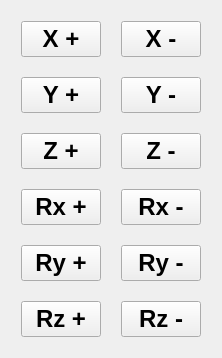
      <widget class="QWidget" name="tab_11">
       <attribute name="title">
        <string>[Base] CS Step</string>
       </attribute>
       <layout class="QGridLayout" name="gridLayout_22">
        <item row="0" column="0">
         <layout class="QGridLayout" name="gridLayout_17">
          <property name="leftMargin">
           <number>10</number>
          </property>
          <property name="topMargin">
           <number>10</number>
          </property>
          <property name="rightMargin">
           <number>10</number>
          </property>
          <property name="bottomMargin">
           <number>10</number>
          </property>
          <property name="spacing">
           <number>20</number>
          </property>
          <item row="0" column="0">
           <widget class="QPushButton" name="pushButton_jog_x1_plus_step">
            <property name="sizePolicy">
             <sizepolicy hsizetype="Preferred" vsizetype="Preferred">
              <horstretch>0</horstretch>
              <verstretch>0</verstretch>
             </sizepolicy>
            </property>
            <property name="minimumSize">
             <size>
              <width>0</width>
              <height>25</height>
             </size>
            </property>
            <property name="font">
             <font>
              <family>Ubuntu</family>
              <pointsize>18</pointsize>
              <weight>75</weight>
              <bold>true</bold>
             </font>
            </property>
            <property name="layoutDirection">
             <enum>Qt::LeftToRight</enum>
            </property>
            <property name="text">
             <string>X +</string>
            </property>
            <property name="autoDefault">
             <bool>false</bool>
            </property>
           </widget>
          </item>
          <item row="1" column="1">
           <widget class="QPushButton" name="pushButton_jog_x2_minus_step">
            <property name="enabled">
             <bool>true</bool>
            </property>
            <property name="sizePolicy">
             <sizepolicy hsizetype="Preferred" vsizetype="Preferred">
              <horstretch>0</horstretch>
              <verstretch>0</verstretch>
             </sizepolicy>
            </property>
            <property name="minimumSize">
             <size>
              <width>0</width>
              <height>25</height>
             </size>
            </property>
            <property name="font">
             <font>
              <family>Ubuntu</family>
              <pointsize>18</pointsize>
              <weight>75</weight>
              <bold>true</bold>
             </font>
            </property>
            <property name="autoFillBackground">
             <bool>false</bool>
            </property>
            <property name="text">
             <string>Y -</string>
            </property>
           </widget>
          </item>
          <item row="3" column="1">
           <widget class="QPushButton" name="pushButton_jog_x4_minus_step">
            <property name="enabled">
             <bool>true</bool>
            </property>
            <property name="sizePolicy">
             <sizepolicy hsizetype="Preferred" vsizetype="Preferred">
              <horstretch>0</horstretch>
              <verstretch>0</verstretch>
             </sizepolicy>
            </property>
            <property name="minimumSize">
             <size>
              <width>0</width>
              <height>25</height>
             </size>
            </property>
            <property name="font">
             <font>
              <family>Ubuntu</family>
              <pointsize>18</pointsize>
              <weight>75</weight>
              <bold>true</bold>
             </font>
            </property>
            <property name="text">
             <string>Rx -</string>
            </property>
           </widget>
          </item>
          <item row="0" column="1">
           <widget class="QPushButton" name="pushButton_jog_x1_minus_step">
            <property name="sizePolicy">
             <sizepolicy hsizetype="Preferred" vsizetype="Preferred">
              <horstretch>0</horstretch>
              <verstretch>0</verstretch>
             </sizepolicy>
            </property>
            <property name="minimumSize">
             <size>
              <width>0</width>
              <height>25</height>
             </size>
            </property>
            <property name="font">
             <font>
              <family>Ubuntu</family>
              <pointsize>18</pointsize>
              <weight>75</weight>
              <bold>true</bold>
             </font>
            </property>
            <property name="text">
             <string>X -</string>
            </property>
           </widget>
          </item>
          <item row="5" column="1">
           <widget class="QPushButton" name="pushButton_jog_x6_minus_step">
            <property name="sizePolicy">
             <sizepolicy hsizetype="Preferred" vsizetype="Preferred">
              <horstretch>0</horstretch>
              <verstretch>0</verstretch>
             </sizepolicy>
            </property>
            <property name="minimumSize">
             <size>
              <width>0</width>
              <height>25</height>
             </size>
            </property>
            <property name="font">
             <font>
              <family>Ubuntu</family>
              <pointsize>18</pointsize>
              <weight>75</weight>
              <bold>true</bold>
             </font>
            </property>
            <property name="text">
             <string>Rz -</string>
            </property>
           </widget>
          </item>
          <item row="2" column="0">
           <widget class="QPushButton" name="pushButton_jog_x3_plus_step">
            <property name="sizePolicy">
             <sizepolicy hsizetype="Preferred" vsizetype="Preferred">
              <horstretch>0</horstretch>
              <verstretch>0</verstretch>
             </sizepolicy>
            </property>
            <property name="minimumSize">
             <size>
              <width>0</width>
              <height>25</height>
             </size>
            </property>
            <property name="font">
             <font>
              <family>Ubuntu</family>
              <pointsize>18</pointsize>
              <weight>75</weight>
              <bold>true</bold>
             </font>
            </property>
            <property name="text">
             <string>Z +</string>
            </property>
           </widget>
          </item>
          <item row="4" column="1">
           <widget class="QPushButton" name="pushButton_jog_x5_minus_step">
            <property name="sizePolicy">
             <sizepolicy hsizetype="Preferred" vsizetype="Preferred">
              <horstretch>0</horstretch>
              <verstretch>0</verstretch>
             </sizepolicy>
            </property>
            <property name="minimumSize">
             <size>
              <width>0</width>
              <height>25</height>
             </size>
            </property>
            <property name="font">
             <font>
              <family>Ubuntu</family>
              <pointsize>18</pointsize>
              <weight>75</weight>
              <bold>true</bold>
             </font>
            </property>
            <property name="text">
             <string>Ry -</string>
            </property>
           </widget>
          </item>
          <item row="3" column="0">
           <widget class="QPushButton" name="pushButton_jog_x4_plus_step">
            <property name="sizePolicy">
             <sizepolicy hsizetype="Preferred" vsizetype="Preferred">
              <horstretch>0</horstretch>
              <verstretch>0</verstretch>
             </sizepolicy>
            </property>
            <property name="minimumSize">
             <size>
              <width>0</width>
              <height>25</height>
             </size>
            </property>
            <property name="font">
             <font>
              <family>Ubuntu</family>
              <pointsize>18</pointsize>
              <weight>75</weight>
              <bold>true</bold>
             </font>
            </property>
            <property name="text">
             <string>Rx +</string>
            </property>
           </widget>
          </item>
          <item row="2" column="1">
           <widget class="QPushButton" name="pushButton_jog_x3_minus_step">
            <property name="enabled">
             <bool>true</bool>
            </property>
            <property name="sizePolicy">
             <sizepolicy hsizetype="Preferred" vsizetype="Preferred">
              <horstretch>0</horstretch>
              <verstretch>0</verstretch>
             </sizepolicy>
            </property>
            <property name="minimumSize">
             <size>
              <width>0</width>
              <height>25</height>
             </size>
            </property>
            <property name="font">
             <font>
              <family>Ubuntu</family>
              <pointsize>18</pointsize>
              <weight>75</weight>
              <bold>true</bold>
             </font>
            </property>
            <property name="text">
             <string>Z -</string>
            </property>
           </widget>
          </item>
          <item row="1" column="0">
           <widget class="QPushButton" name="pushButton_jog_x2_plus_step">
            <property name="sizePolicy">
             <sizepolicy hsizetype="Preferred" vsizetype="Preferred">
              <horstretch>0</horstretch>
              <verstretch>0</verstretch>
             </sizepolicy>
            </property>
            <property name="minimumSize">
             <size>
              <width>0</width>
              <height>25</height>
             </size>
            </property>
            <property name="font">
             <font>
              <family>Ubuntu</family>
              <pointsize>18</pointsize>
              <weight>75</weight>
              <bold>true</bold>
             </font>
            </property>
            <property name="text">
             <string>Y +</string>
            </property>
           </widget>
          </item>
          <item row="5" column="0">
           <widget class="QPushButton" name="pushButton_jog_x6_plus_step">
            <property name="sizePolicy">
             <sizepolicy hsizetype="Preferred" vsizetype="Preferred">
              <horstretch>0</horstretch>
              <verstretch>0</verstretch>
             </sizepolicy>
            </property>
            <property name="minimumSize">
             <size>
              <width>0</width>
              <height>25</height>
             </size>
            </property>
            <property name="font">
             <font>
              <family>Ubuntu</family>
              <pointsize>18</pointsize>
              <weight>75</weight>
              <bold>true</bold>
             </font>
            </property>
            <property name="text">
             <string>Rz +</string>
            </property>
           </widget>
          </item>
          <item row="4" column="0">
           <widget class="QPushButton" name="pushButton_jog_x5_plus_step">
            <property name="sizePolicy">
             <sizepolicy hsizetype="Preferred" vsizetype="Preferred">
              <horstretch>0</horstretch>
              <verstretch>0</verstretch>
             </sizepolicy>
            </property>
            <property name="minimumSize">
             <size>
              <width>0</width>
              <height>25</height>
             </size>
            </property>
            <property name="font">
             <font>
              <family>Ubuntu</family>
              <pointsize>18</pointsize>
              <weight>75</weight>
              <bold>true</bold>
             </font>
            </property>
            <property name="text">
             <string>Ry +</string>
            </property>
           </widget>
          </item>
         </layout>
        </item>
       </layout>
      </widget>
